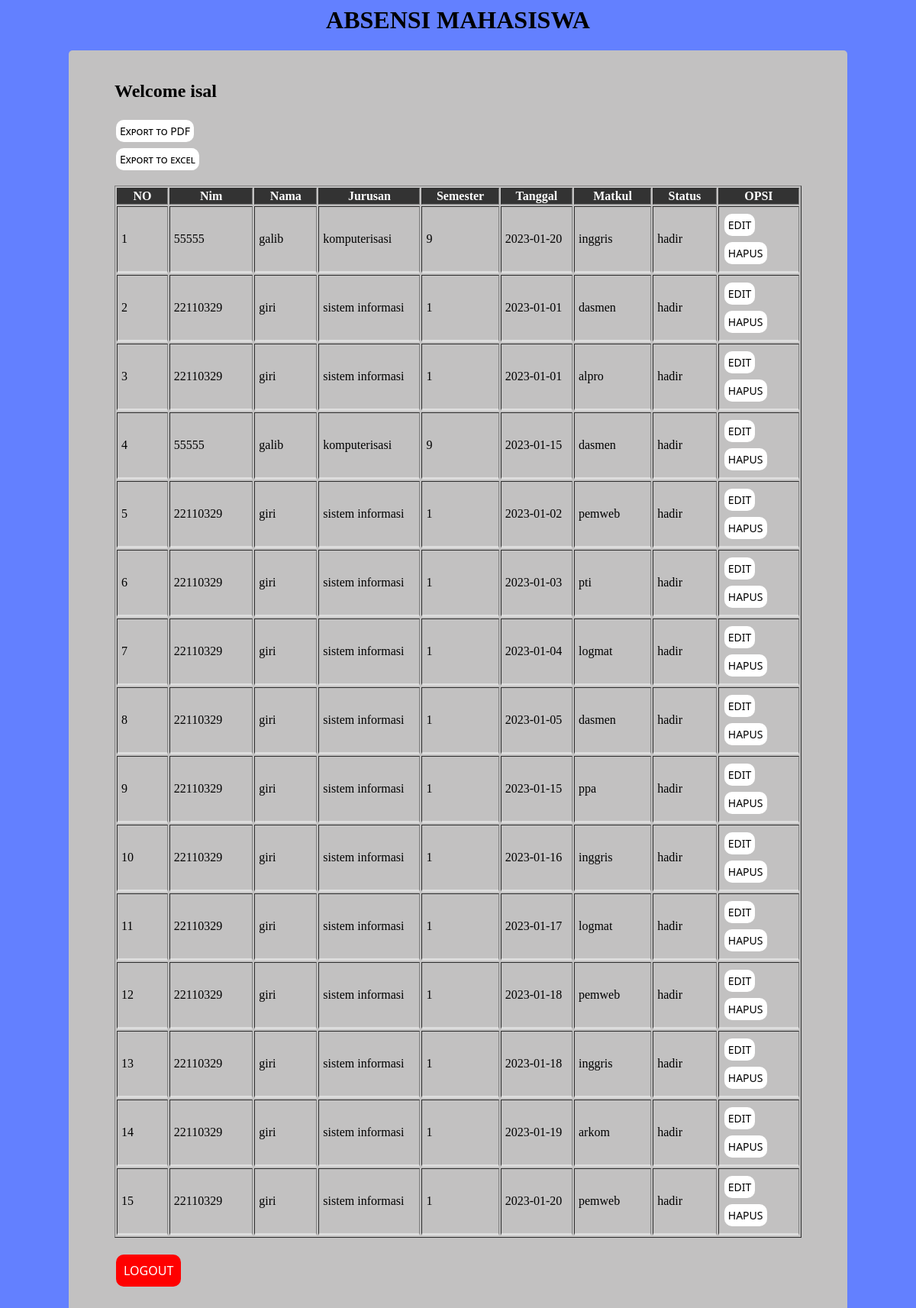
The page /absen/home-dosen.php (signed in) on the database its author committed.
### tables this page shows
CREATE TABLE `user` (
  `id_user` varchar(50) NOT NULL,
  `password` varchar(50) NOT NULL,
  `level` varchar(50) NOT NULL,
  `nim` int(50) DEFAULT NULL
);

CREATE TABLE `mahasiswa` (
  `nim` int(50) NOT NULL,
  `nama` varchar(50) NOT NULL,
  `jurusan` varchar(50) NOT NULL,
  `semester` varchar(50) NOT NULL
);

CREATE TABLE `data_absen` (
  `id_absen` int(50) NOT NULL,
  `nama` varchar(50) NOT NULL,
  `tanggal` date NOT NULL,
  `matkul` varchar(50) NOT NULL,
  `status` varchar(50) NOT NULL
);

### absen/home-dosen.php (the view, shortened to what this page needs)
<?php
	include "koneksi.php";
?>
<html>
<head>
	<link rel="stylesheet" href="style2.css">
</head>
<body style="background-color:  #6380ff;">
	<?php
		$tampilPeg	=mysqli_query($conn, "SELECT * FROM user WHERE id_user='$_SESSION[id_user]'");
		$peg	=mysqli_fetch_array($tampilPeg);
	?>
	<center><h1>ABSENSI MAHASISWA</h1></center>
<div class="halamandosen">
	<h2>Welcome <?=$peg['id_user']?></h2>
	<a href="print.php" target="_BLANK"><button class="button">Export to PDF</button></a>
	<br>
	<form method="post" action="excel.php">
        <input type="submit" name="export" value="Export to excel" class="button">
    </form>
    <table border="1" class="tabel">
		<tr id="headtabel" bgcolor="#333">
			<th>NO</th>
			<th>Nim</th>
			<th>Nama</th>
			<th>Jurusan</th>
			<th>Semester</th>
			<th>Tanggal</th>
			<th>Matkul</th>
			<th>Status</th>
			<th>OPSI</th>
		</tr>
		<?php
		include 'koneksi.php';
		$no = 1;
		$data = mysqli_query($conn,"select * from mahasiswa,data_absen where mahasiswa.nama = data_absen.nama");
		while($d = mysqli_fetch_array($data)){
			?>
			<tr>
				<td><?php echo $no++; ?></td>
				<td><?php echo $d['nim']; ?></td>
				<td><?php echo $d['nama']; ?></td>
				<td><?php echo $d['jurusan']; ?></td>
				<td><?php echo $d['semester']; ?></td>
				<td><?php echo $d['tanggal']; ?></td>
				<td><?php echo $d['matkul']; ?></td>
				<td><?php echo $d['status']; ?></td>
				<td>
					<a href="edit.php?id_absen=<?php echo $d['id_absen']; ?>"><button class="button">EDIT</button></a>
					<a href="proses-delete.php?id_absen=<?php echo $d['id_absen']; ?>" onclick="return confirm ('Apakah anda yakin ingin menghapus data?')"><button class="button">HAPUS</button></a>
				</td>
			</tr>
			<?php
		}
		?>
	</table>
	<br>
    <a href="logout.php"><button class="buttonlogout">LOGOUT</button></a>
	</div>
</body>
</html>

### absen/style2.css (style rules this page uses)
td { padding: 5px; text-align: left; border-bottom: 3px solid #ddd; width: 400px; }
#headtabel { color: white; }
.halamandosen { border-radius: 5px; background-color: #c2c1c1; padding: 60px; margin: auto; padding-top: 20px; width: 900px; }
.button { background-color: white; border: none; color: black; padding: 5px; text-align: center; text-decoration: none; display: inline-block; font-size: 14px; margin: 4px 2px; cursor: pointer; border-radius: 10px; font-variant: small-caps; font-family: "Segoe UI", Tahoma, Geneva, Verdana, sans-serif; }
.buttonlogout { background-color: red; border: none; color: white; padding: 10px; text-align: center; text-decoration: none; display: inline-block; font-size: 16px; margin: 4px 2px; cursor: pointer; border-radius: 10px; font-variant: small-caps; font-family: "Segoe UI", Tahoma, Geneva, Verdana, sans-serif; }

### rows shown on the page
user: id_user "isal"
mahasiswa: nim "55555", data_absen.nama "galib", jurusan "komputerisasi", semester "9", data_absen.tanggal "2023-01-20", data_absen.matkul "inggris", data_absen.status "hadir", data_absen.tanggal "2023-01-15", data_absen.matkul "dasmen"
mahasiswa: nim "22110329", data_absen.nama "giri", jurusan "sistem informasi", semester "1", data_absen.tanggal "2023-01-01", data_absen.matkul "dasmen", data_absen.status "hadir", data_absen.matkul "alpro", data_absen.tanggal "2023-01-02", data_absen.matkul "pemweb", data_absen.tanggal "2023-01-03", data_absen.matkul "pti", data_absen.tanggal "2023-01-04", data_absen.matkul "logmat", data_absen.tanggal "2023-01-05", data_absen.tanggal "2023-01-15", data_absen.matkul "ppa", data_absen.tanggal "2023-01-16", data_absen.matkul "inggris", data_absen.tanggal "2023-01-17", data_absen.tanggal "2023-01-18", data_absen.tanggal "2023-01-19", data_absen.matkul "arkom", data_absen.tanggal "2023-01-20"
